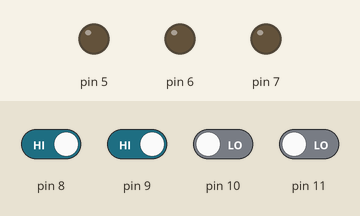
Recording of a sketch running on a simulated Arduino Uno, built with avr-gcc and run on an emulated ATmega328P. On the bench: output pins drawn as LEDs (lit = HIGH). Inputs (shaded band) come from the test bench; at power-on: pin 8, pin 9 HIGH, pin 10, pin 11 LOW.

Above: at 1.2 s.
1.3 s: pin 8 driven LOW
At 2.0 s:
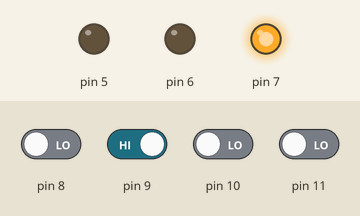
2.8 s: pin 9 driven LOW
At 3.2 s:
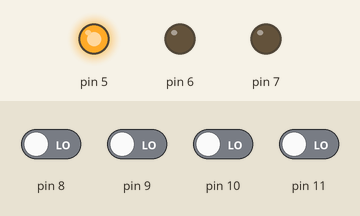
4.3 s: pin 10 driven HIGH
At 5.5 s:
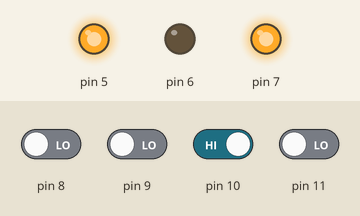
5.8 s: pin 11 driven HIGH
At 6.6 s:
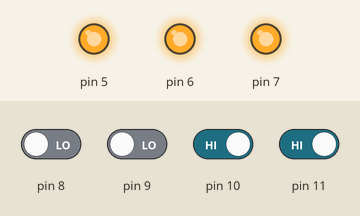
7.3 s: pin 11 driven LOW
At 7.8 s:
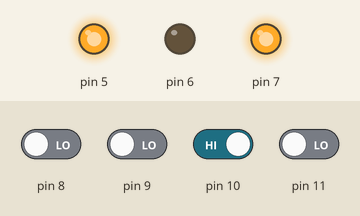
8.8 s: pin 8 driven HIGH
At 10.1 s:
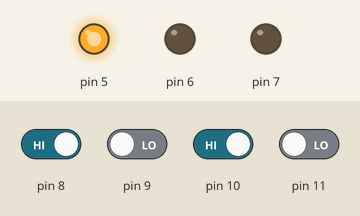
Timing chart, 0 to 11.3 s (numbered marks = the images above; inputs shaded):
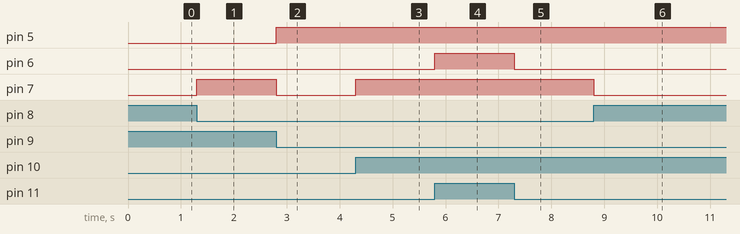

Measured:
- after the input at 1.3 s, pin 7: LOW → HIGH at once
- after the input at 2.8 s, pin 5: LOW → HIGH at once; pin 7: HIGH → LOW at once
- after the input at 4.3 s, pin 7: LOW → HIGH at once
- after the input at 5.8 s, pin 6: LOW → HIGH at once
- after the input at 7.3 s, pin 6: HIGH → LOW at once
- after the input at 8.8 s, pin 7: HIGH → LOW at once

The sketch:

actividad_1.ino
```cpp
void setup(){
pinMode(11,INPUT);
pinMode(10,INPUT);
pinMode(9,INPUT);
pinMode(8,INPUT);
pinMode(7,OUTPUT);
pinMode(6,OUTPUT);
pinMode(5,OUTPUT);
}

void loop()
{
bool A,B,C,D,LED1,LED2,LED3;
  A=digitalRead(11);
  B=digitalRead(10);
  C=!digitalRead(9);
  D=!digitalRead(8);
  LED2= A&B&C&D;
  digitalWrite(6,LED2);
  LED3= A&&D||C&&D||C&&A||B&&D||B&&A||B&&C;
  digitalWrite(5,LED3);
  LED1= D&&(A&&(B||C)||!A&&!B&&!C||B&&C)||!A&&!D&&(B^C)||A&&B&&C;
  digitalWrite(7,LED1);
}
```
